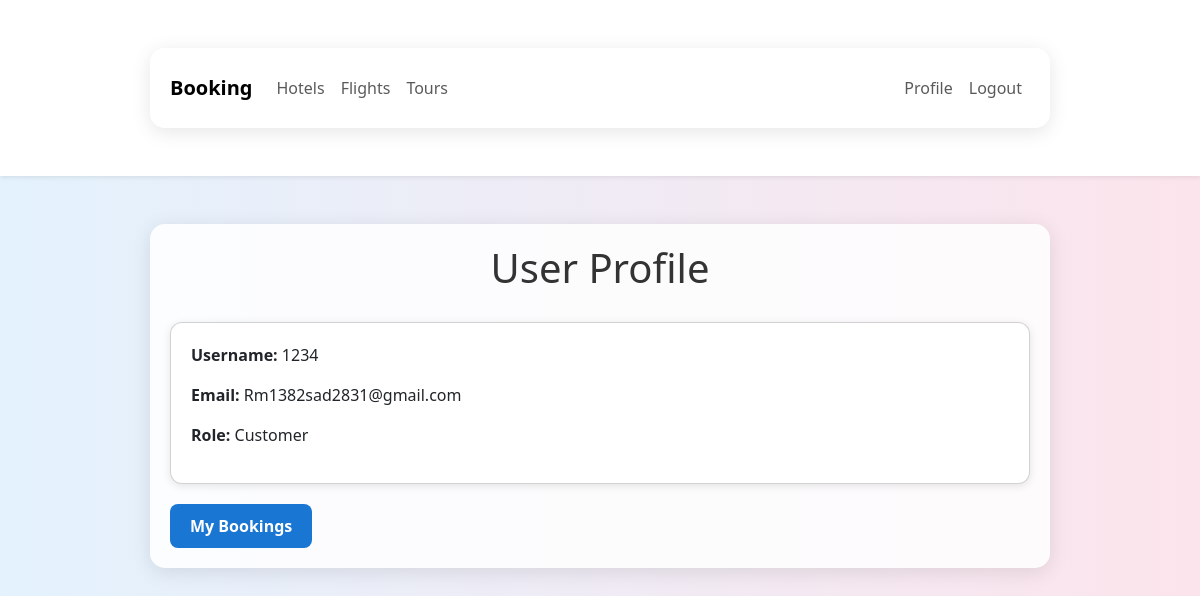
The app's page /profile/ (signed in) with its own data.
### booking/models.py (models this page shows, shortened)
class User(models.Model):
    username = models.CharField(max_length=100, unique=True)
    email = models.EmailField(unique=True)
    password = models.CharField(max_length=100, null=True)
    phone_number = models.CharField(max_length=20, blank=True, null=True)
    is_customer = models.BooleanField(default=True)
    is_hotel_manager = models.BooleanField(default=False)
    is_airline_manager = models.BooleanField(default=False)
    is_staff = models.BooleanField(default=False)
    is_tour_operator = models.BooleanField(default=False)
    USERNAME_FIELD = "email"
    REQUIRED_FIELDS = ["username"]
    def role(self):
        if self.is_customer:
            return "Customer"
        elif self.is_hotel_manager:
            return "Hotel Manager"
        elif self.is_airline_manager:
            return "Airline Manager"
        elif self.is_staff:
            return "Staff"
        elif self.is_tour_operator:
            return "Tour Operator"
        else:
            return "Unknown"

### booking/views.py (the view)
# urls.py: path('profile/', views.profile_view, name='profile'),
def profile_view(request):
    username = request.session.get("username")
    if not username:
        return redirect("auth")
    user = User.objects.get(username=username)
    return render(request, "profile.html", {"user": user})

### booking/templates/profile.html (shortened to what this page needs)
{% extends 'base.html' %}
{% block content %}
<div class="profile-view">
        <h1>User Profile</h1>
        <div class="card animated-fade">
            <p><strong>Username:</strong> {{ user.username }}</p>
            <p><strong>Email:</strong> {{ user.email }}</p>
            <p><strong>Role:</strong> {{ user.role }}</p>
        </div>
        <a href="{% url 'booking_list' %}" class="btn">My Bookings</a>
</div>
{% endblock %}

### booking/static/assets/styles/bookings.css (style rules this page uses)
body { font-family: 'Segoe UI', Tahoma, Geneva, Verdana, sans-serif; background: linear-gradient(to right, #e3f2fd, #fce4ec); margin: 0; padding: 0; }
h1 { text-align: center; color: #333; margin-bottom: 30px; font-size: 2.5rem; }
.card { background: #ffffff; border-radius: 12px; padding: 20px; box-shadow: 0 2px 8px rgba(0, 0, 0, 0.1); transition: transform 0.3s ease, box-shadow 0.3s ease; }
.btn { display: inline-block; padding: 10px 20px; background-color: #1976d2; color: #fff; border: none; border-radius: 8px; text-decoration: none; text-align: center; font-weight: bold; transition: background-color 0.3s ease; margin-top: 20px; }
.animated-fade { animation: fade-in 0.5s ease-in-out forwards; opacity: 0; }

### records on screen
User: username "1234", email "Rm1382sad2831@gmail.com", role "Customer"
